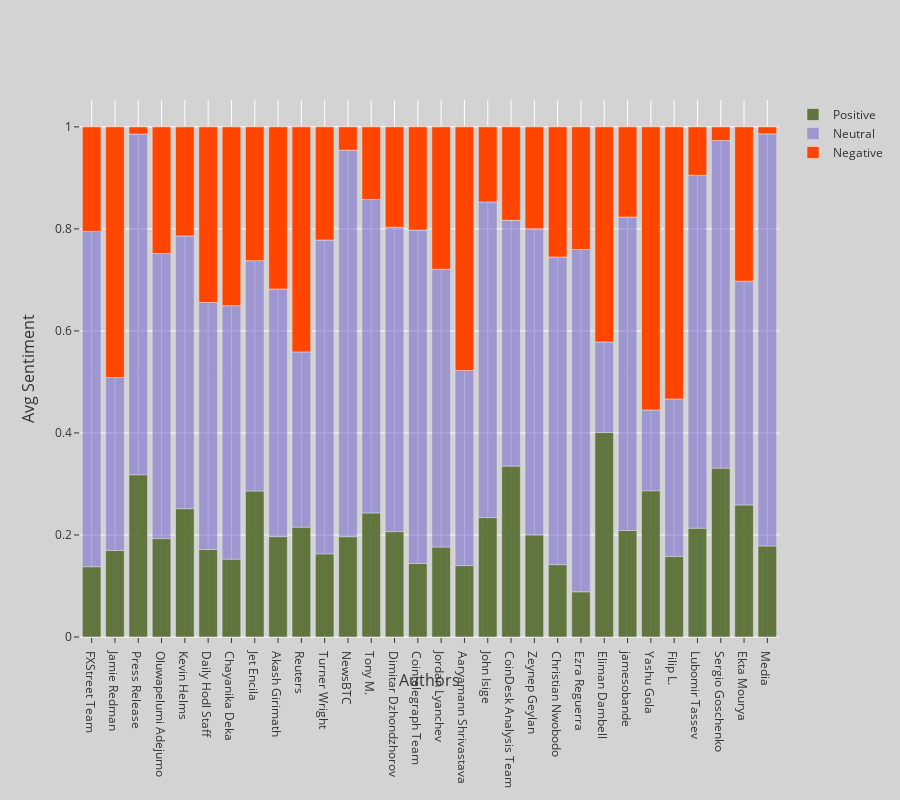

Write notebook code for a chart like this one.
### Markdown cell above
---

### Code cell
fig6 = make_subplots(rows=1, cols=1, shared_yaxes=True, x_title='Authors', y_title='Avg Sentiment')

fig6.add_bar(name='Positive', x=df['author'], y=df['positive_ratio'],
               marker_color='DarkOliveGreen', opacity=0.9, offsetgroup=1, customdata=df['positive_ratio'],
               hovertemplate="<b>Positive Ratio: </b> %{customdata}")

fig6.add_bar(name='Neutral', x=df['author'], y=df['neutral_ratio'],
                      marker_color='SlateBlue', opacity=0.5, offsetgroup=1, customdata=df['neutral_ratio'], 
                      hovertemplate="<b>Neutral Ratio: </b> %{customdata}", base=df['positive_ratio'])

fig6.add_bar(name='Negative', x=df['author'], y=df['negative_ratio'],
                      marker_color='OrangeRed', opacity=1, offsetgroup=1, customdata=df['negative_ratio'],
                      hovertemplate="<b>Negative Ratio: </b> %{customdata}<br>", base=df['positive_ratio']+df['neutral_ratio'])

fig6.update_layout(height=800, template='ggplot2', paper_bgcolor='rgb(211, 211, 211)', plot_bgcolor='rgb(211, 211, 211)')
fig6.show()

### Figure 1 — Plotly figure (JSON) as saved in the notebook; plotly's stock layout.template omitted (floating-point values rounded to 4 significant figures)
{"data": [{"customdata": [0.1377, 0.1695, 0.318, 0.1929, 0.2514, 0.1714, 0.1525, 0.2862, 0.1967, 0.2153, 0.1629, 0.1966, 0.243, 0.2066, 0.1441, 0.1762, 0.1399, 0.234, 0.3349, 0.2001, 0.1418, 0.08853, 0.4007, 0.2087, 0.2866, 0.1576, 0.2131, 0.3309, 0.2587, 0.1783], "hovertemplate": "<b>Positive Ratio: </b> %{customdata}", "marker": {"color": "DarkOliveGreen"}, "name": "Positive", "offsetgroup": "1", "opacity": 0.9, "type": "bar", "x": ["FXStreet Team", "Jamie Redman", "Press Release", "Oluwapelumi Adejumo", "Kevin Helms", "Daily Hodl Staff", "Chayanika Deka", "Jet Encila", "Akash Girimath", "Reuters", "Turner Wright", "NewsBTC", "Tony M.", "Dimitar Dzhondzhorov", "Cointelegraph Team", "Jordan Lyanchev", "Aaryamann Shrivastava", "John Isige", "CoinDesk Analysis Team", "Zeynep Geylan", "Christian Nwobodo", "Ezra Reguerra", "Eliman Dambell", "jamesobande", "Yashu Gola", "Filip L.", "Lubomir Tassev", "Sergio Goschenko", "Ekta Mourya", "Media"], "y": [0.1377, 0.1695, 0.318, 0.1929, 0.2514, 0.1714, 0.1525, 0.2862, 0.1967, 0.2153, 0.1629, 0.1966, 0.243, 0.2066, 0.1441, 0.1762, 0.1399, 0.234, 0.3349, 0.2001, 0.1418, 0.08853, 0.4007, 0.2087, 0.2866, 0.1576, 0.2131, 0.3309, 0.2587, 0.1783]}, {"base": [0.1377, 0.1695, 0.318, 0.1929, 0.2514, 0.1714, 0.1525, 0.2862, 0.1967, 0.2153, 0.1629, 0.1966, 0.243, 0.2066, 0.1441, 0.1762, 0.1399, 0.234, 0.3349, 0.2001, 0.1418, 0.08853, 0.4007, 0.2087, 0.2866, 0.1576, 0.2131, 0.3309, 0.2587, 0.1783], "customdata": [0.6574, 0.3392, 0.6679, 0.5587, 0.5346, 0.4844, 0.4969, 0.4515, 0.4854, 0.3436, 0.6153, 0.7577, 0.6147, 0.5966, 0.6535, 0.5445, 0.3826, 0.6188, 0.4818, 0.6001, 0.603, 0.6711, 0.1777, 0.6145, 0.1583, 0.309, 0.6919, 0.6422, 0.4386, 0.8081], "hovertemplate": "<b>Neutral Ratio: </b> %{customdata}", "marker": {"color": "SlateBlue"}, "name": "Neutral", "offsetgroup": "1", "opacity": 0.5, "type": "bar", "x": ["FXStreet Team", "Jamie Redman", "Press Release", "Oluwapelumi Adejumo", "Kevin Helms", "Daily Hodl Staff", "Chayanika Deka", "Jet Encila", "Akash Girimath", "Reuters", "Turner Wright", "NewsBTC", "Tony M.", "Dimitar Dzhondzhorov", "Cointelegraph Team", "Jordan Lyanchev", "Aaryamann Shrivastava", "John Isige", "CoinDesk Analysis Team", "Zeynep Geylan", "Christian Nwobodo", "Ezra Reguerra", "Eliman Dambell", "jamesobande", "Yashu Gola", "Filip L.", "Lubomir Tassev", "Sergio Goschenko", "Ekta Mourya", "Media"], "y": [0.6574, 0.3392, 0.6679, 0.5587, 0.5346, 0.4844, 0.4969, 0.4515, 0.4854, 0.3436, 0.6153, 0.7577, 0.6147, 0.5966, 0.6535, 0.5445, 0.3826, 0.6188, 0.4818, 0.6001, 0.603, 0.6711, 0.1777, 0.6145, 0.1583, 0.309, 0.6919, 0.6422, 0.4386, 0.8081]}, {"base": [0.7951, 0.5087, 0.9859, 0.7516, 0.786, 0.6558, 0.6495, 0.7377, 0.6821, 0.5589, 0.7781, 0.9543, 0.8577, 0.8032, 0.7976, 0.7207, 0.5225, 0.8528, 0.8167, 0.8001, 0.7448, 0.7596, 0.5784, 0.8232, 0.445, 0.4666, 0.905, 0.9731, 0.6973, 0.9863], "customdata": [0.2049, 0.4913, 0.01411, 0.2484, 0.214, 0.3442, 0.3505, 0.2623, 0.3179, 0.4411, 0.2219, 0.04575, 0.1423, 0.1968, 0.2024, 0.2793, 0.4775, 0.1472, 0.1833, 0.1999, 0.2552, 0.2404, 0.4216, 0.1768, 0.555, 0.5334, 0.09503, 0.02685, 0.3027, 0.01367], "hovertemplate": "<b>Negative Ratio: </b> %{customdata}<br>", "marker": {"color": "OrangeRed"}, "name": "Negative", "offsetgroup": "1", "opacity": 1, "type": "bar", "x": ["FXStreet Team", "Jamie Redman", "Press Release", "Oluwapelumi Adejumo", "Kevin Helms", "Daily Hodl Staff", "Chayanika Deka", "Jet Encila", "Akash Girimath", "Reuters", "Turner Wright", "NewsBTC", "Tony M.", "Dimitar Dzhondzhorov", "Cointelegraph Team", "Jordan Lyanchev", "Aaryamann Shrivastava", "John Isige", "CoinDesk Analysis Team", "Zeynep Geylan", "Christian Nwobodo", "Ezra Reguerra", "Eliman Dambell", "jamesobande", "Yashu Gola", "Filip L.", "Lubomir Tassev", "Sergio Goschenko", "Ekta Mourya", "Media"], "y": [0.2049, 0.4913, 0.01411, 0.2484, 0.214, 0.3442, 0.3505, 0.2623, 0.3179, 0.4411, 0.2219, 0.04575, 0.1423, 0.1968, 0.2024, 0.2793, 0.4775, 0.1472, 0.1833, 0.1999, 0.2552, 0.2404, 0.4216, 0.1768, 0.555, 0.5334, 0.09503, 0.02685, 0.3027, 0.01367]}], "layout": {"annotations": [{"font": {"size": 16}, "showarrow": false, "text": "Authors", "x": 0.5, "xanchor": "center", "xref": "paper", "y": 0, "yanchor": "top", "yref": "paper", "yshift": -30}, {"font": {"size": 16}, "showarrow": false, "text": "Avg Sentiment", "textangle": -90, "x": 0, "xanchor": "right", "xref": "paper", "xshift": -40, "y": 0.5, "yanchor": "middle", "yref": "paper"}], "height": 800, "paper_bgcolor": "rgb(211, 211, 211)", "plot_bgcolor": "rgb(211, 211, 211)", "xaxis": {"anchor": "y", "domain": [0, 1]}, "yaxis": {"anchor": "x", "domain": [0, 1]}}}
